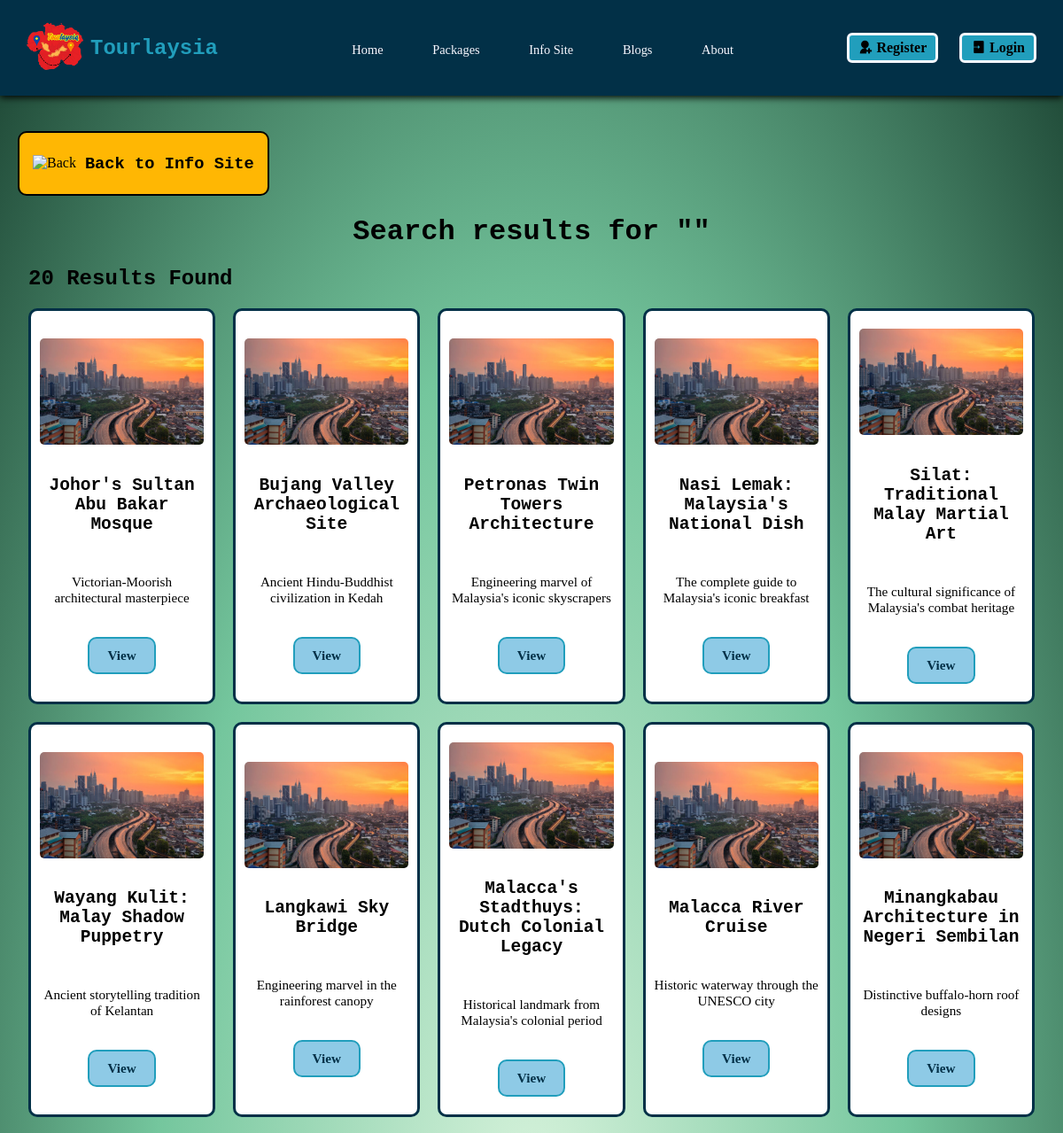
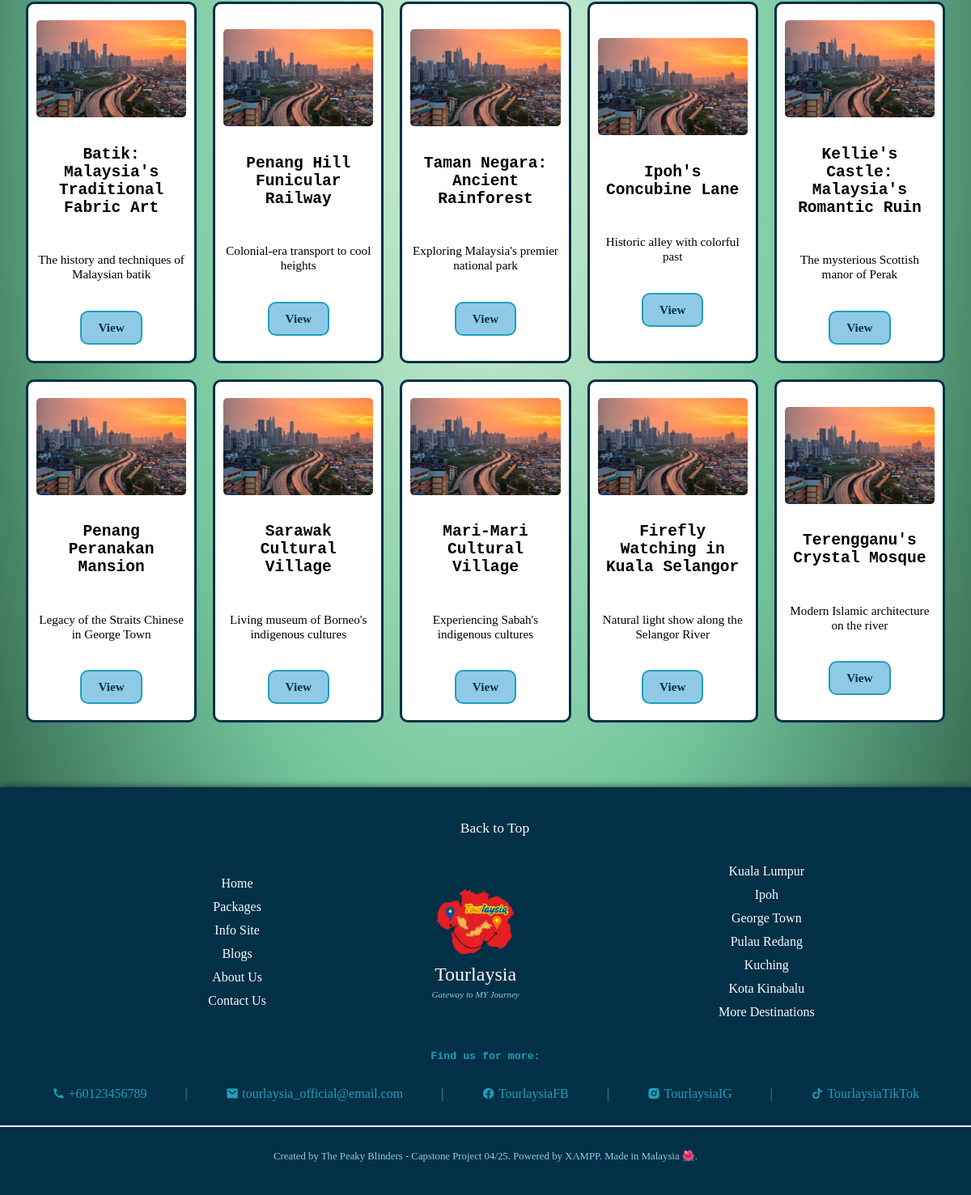
The page /infoSearchResultPage.php on the database its author committed (2 pictures, top to bottom).
### tables this page shows
CREATE TABLE `info_site_t` (
  `ist_ID` varchar(14) NOT NULL,
  `ist_date_create` date NOT NULL,
  `ist_date_edit` date NOT NULL,
  `ist_title` varchar(50) NOT NULL,
  `ist_desc` varchar(100) DEFAULT NULL,
  `ist_cont` longtext NOT NULL,
  `ist_type` varchar(100) NOT NULL,
  `ist_author` varchar(50) NOT NULL,
  `ist_img` longtext DEFAULT NULL
);

### infoSearchResultPage.php (the view, shortened to what this page needs)
<?php
    include('header.php');
    $search = isset($_GET['search']) ? mysqli_real_escape_string($connection, $_GET['search']) : '';
    $query = "SELECT * FROM info_site_t
              WHERE ist_ID LIKE '%$search%' OR
                    ist_title LIKE '%$search%' OR
                    ist_desc LIKE '%$search%' OR
                    ist_cont LIKE '%$search%' OR
                    ist_type LIKE '%$search%' OR
                    ist_author LIKE '%$search%'";
    $result = mysqli_query($connection, $query);
    $total = mysqli_num_rows($result);
?>
<!DOCTYPE html>
<html lang="en">
<head>
    <link rel="stylesheet" href="./styles/infoSearchResultPage.css">
</head>
<body>
<div class="back-nav">
    <button onclick="location.href='infoMainPage.php';">
        <img src="https://cdn-icons-png.flaticon.com/128/130/130882.png" alt="Back">
        <h3>Back to Info Site</h3>
    </button>
</div>
    <div class="main">
        <h1>Search results for "<?= htmlspecialchars($search) ?>"</h1>
        <h2><?= $total ?> Results Found</h2>
        <div class="results-grid">
            <?php while ($row = mysqli_fetch_assoc($result)): ?>
                <div class="result-card">
                    <img src="<?php echo $row['ist_img']?>" alt="<?= htmlspecialchars($row['ist_title']) ?>" onerror="this.onerror=null; this.src='./img/placeholder-pic.jpg'">
                    <div class="card-title"><h3><?= htmlspecialchars($row['ist_title']) ?></h3></div>
                    <p><?= htmlspecialchars($row['ist_desc']) ?></p>
                    <form action="infoContentPage.php" method="GET">
                        <button class="view-btn"  type="submit">View</button>
                    </form>
                </div>
            <?php endwhile; ?>
        </div>
    </div>
<?php include 'footer.php'; ?>
</body>
</html>

### styles/styles.css (style rules this page uses)
body { background: radial-gradient(#d8f3dc, #74c69d, #1b4332); margin: 0; }
h1, h2, h3, h4, h5, h6 { font-family: Rockwell, Courier Bold, Courier, Georgia, Times, Times New Roman, serif; }
p, span, a, ul, ol, button, input, select, textarea, table, tr, th, td { font-family: Lucida Bright, Georgia, serif; }

### styles/infoSearchResultPage.css (style rules this page uses)
h1, h2, h3, h4, h5, h6 { font-family: "Rockwell", "Rockwell Nova", "Courier Bold", Courier, Georgia, serif; }
p { font-family: "Lucida Bright", Georgia, serif; }
.main { margin: 0 2em 5em 2em; }
.main h1 { text-align: center; }
.back-nav { margin-left: 20px; }
.back-nav button { display: flex; font-size: 1em; text-decoration: none; color: #000; border: 2px solid #000; background-color: #FFB703; padding: 5px 15px; border-radius: 10px; cursor: pointer; align-items: center; }
.back-nav button h3 { margin-left: 10px; }
.back-nav img { height: 20px; cursor: pointer; }
.results-grid { display: grid; grid-template-columns: repeat(5, 1fr); gap: 20px; }
.result-card { display: flex; flex-direction: column; align-items: center; justify-content: center; text-align: center; gap: 10px; padding: 20px 10px; border: 3px solid #023047; border-radius: 10px; background-color: white; cursor: pointer; font-size: 0.95em; transition: all 0.2s ease; text-decoration: none; color: #000; }
.result-card img { height: 120px; width: 100%; object-fit: cover; border-radius: 5px; }
.card-title { font-weight: bold; font-size: 1.1em; margin-top: 5px; }
.view-btn { background-color: #8ecae6; color: #023047; border: 2px solid #219ebc; padding: 10px 20px; font-size: 1em; font-weight: bold; border-radius: 10px; cursor: pointer; transition: all 0.3s ease; margin-top: 10px; text-decoration: none; }

### rows shown on the page
info_site_t: ist_title "Johor's Sultan Abu Bakar Mosque", ist_desc "Victorian-Moorish architectural masterpiece"
info_site_t: ist_title "Bujang Valley Archaeological Site", ist_desc "Ancient Hindu-Buddhist civilization in Kedah"
info_site_t: ist_title "Petronas Twin Towers Architecture", ist_desc "Engineering marvel of Malaysia's iconic skyscrapers"
info_site_t: ist_title "Nasi Lemak: Malaysia's National Dish", ist_desc "The complete guide to Malaysia's iconic breakfast"
info_site_t: ist_title "Silat: Traditional Malay Martial Art", ist_desc "The cultural significance of Malaysia's combat heritage"
info_site_t: ist_title "Wayang Kulit: Malay Shadow Puppetry", ist_desc "Ancient storytelling tradition of Kelantan"
info_site_t: ist_title "Langkawi Sky Bridge", ist_desc "Engineering marvel in the rainforest canopy"
info_site_t: ist_title "Malacca's Stadthuys: Dutch Colonial Legacy", ist_desc "Historical landmark from Malaysia's colonial period"
info_site_t: ist_title "Malacca River Cruise", ist_desc "Historic waterway through the UNESCO city"
info_site_t: ist_title "Minangkabau Architecture in Negeri Sembilan", ist_desc "Distinctive buffalo-horn roof designs"
info_site_t: ist_title "Batik: Malaysia's Traditional Fabric Art", ist_desc "The history and techniques of Malaysian batik"
info_site_t: ist_title "Penang Hill Funicular Railway", ist_desc "Colonial-era transport to cool heights"
info_site_t: ist_title "Taman Negara: Ancient Rainforest", ist_desc "Exploring Malaysia's premier national park"
info_site_t: ist_title "Ipoh's Concubine Lane", ist_desc "Historic alley with colorful past"
info_site_t: ist_title "Kellie's Castle: Malaysia's Romantic Ruin", ist_desc "The mysterious Scottish manor of Perak"
info_site_t: ist_title "Penang Peranakan Mansion", ist_desc "Legacy of the Straits Chinese in George Town"
info_site_t: ist_title "Sarawak Cultural Village", ist_desc "Living museum of Borneo's indigenous cultures"
info_site_t: ist_title "Mari-Mari Cultural Village", ist_desc "Experiencing Sabah's indigenous cultures"
info_site_t: ist_title "Firefly Watching in Kuala Selangor", ist_desc "Natural light show along the Selangor River"
info_site_t: ist_title "Terengganu's Crystal Mosque", ist_desc "Modern Islamic architecture on the river"

### other values the page prints
$total "20"
